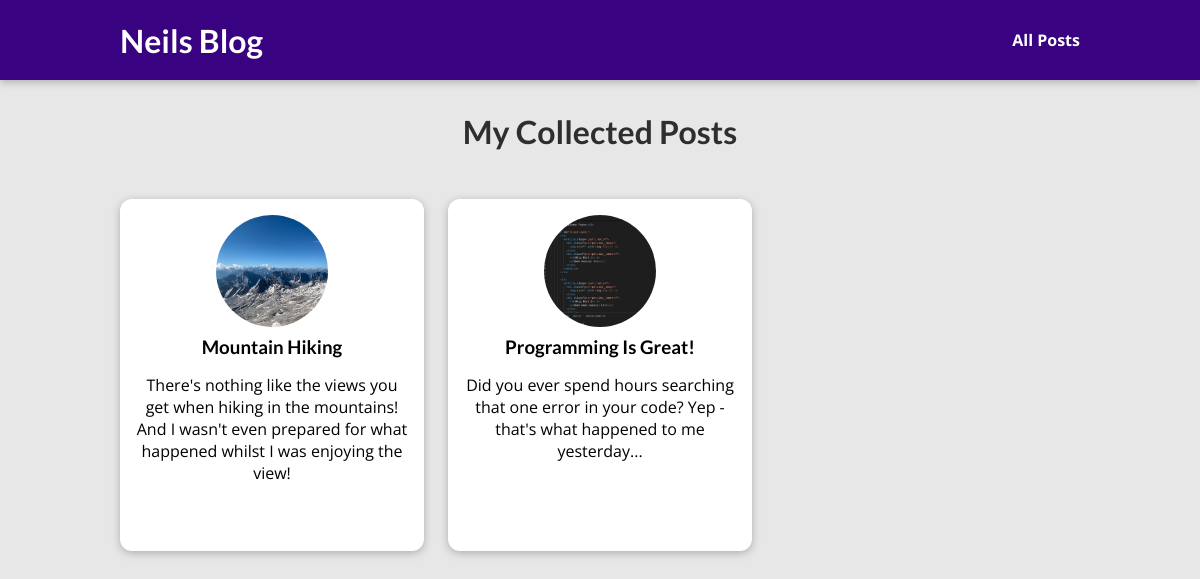
Page /posts on the earlier database version.
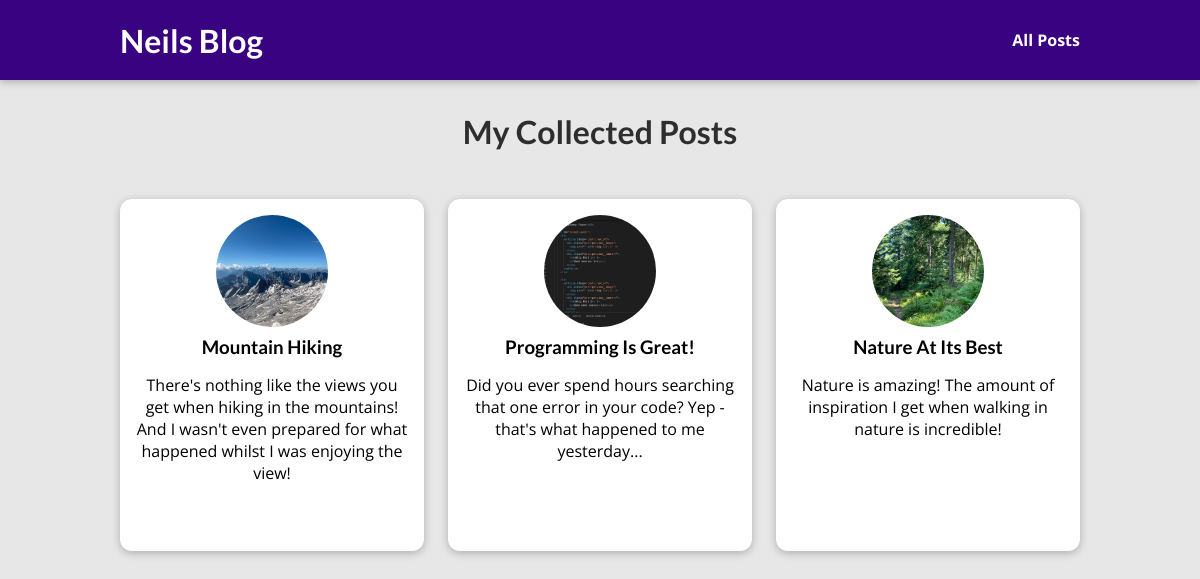
Same page on the later database version.
### blog/models.py (models this page shows, shortened)
class Post(models.Model):
    title = models.CharField(max_length=150)
    excerpt = models.CharField(max_length=200)
    image_name = models.CharField(max_length=100)
    date = models.DateField(auto_now=True)
    slug = models.SlugField(unique=True, db_index=True)
    content = models.TextField(validators=[MinLengthValidator(10)])
    author = models.ForeignKey(Author, on_delete=models.SET_NULL, null=True, related_name="posts")
    tags = models.ManyToManyField(Tag)

### blog/views.py (the view)
# urls.py: path("posts", views.posts, name="posts-page"),
def posts(request):
    all_posts = Post.objects.all().order_by("-date")
    return render(request, "blog/all-posts.html", {
        "all_posts": all_posts
    })

### blog/templates/blog/all-posts.html (shortened to what this page needs)
{% extends 'base.html' %}
{% load static %}
{% block css_files %}
<link rel="stylesheet" href="{% static 'blog/post.css' %}">
<link rel="stylesheet" href="{% static 'blog/all-posts.css' %}">
{% endblock css_files %}
{% block content %}
<section id="all-posts">
    <h2>My Collected Posts</h2>
    <ul>
        {% for post in all_posts %}
            {% include "blog/includes/post.html" %}
        {% endfor %}
    </ul>
</section>
{% endblock content %}

### templates/base.html (shortened to what this page needs)
{% load static %}
<!doctype html>
<html lang="en">
<head>
    <link rel="stylesheet" href="{% static 'app.css' %}">
    {% block css_files %}{% endblock %}
</head>
<body>
    <header id="main-navigation">
        <h1><a href="{% url 'starting-page' %}">Neils Blog</a></h1>
        <nav>
            <a href="{% url 'posts-page' %}">All Posts</a>
        </nav>
    </header>
    {% block content %}
    {% endblock %}
</body>
</html>

### blog/templates/blog/includes/post.html
{% load static %}
<li>
    <article class="post">
        <a href="{% url 'post-detail-page' post.slug %}">
            <img src="{% static 'blog/images/'|add:post.image_name %}" alt="{{ post.title }}">
            <div class="post_content">
                <h3>{{ post.title }}</h3>
                <p>{{ post.excerpt }}</p>
            </div>
        </a>
    </article>
</li>

### static/app.css (style rules this page uses)
* { box-sizing: border-box; }
html { font-family: 'Open Sans', 'Lato', sans-serif; }
body { margin: 0; }
h1, h2, h3 { font-family: 'Lato', sans-serif; font-weight: bold; }
#main-navigation { width: 100%; height: 5rem; display: flex; justify-content: space-between; align-items: center; padding: 0 10%; position: absolute; top: 0; left: 0; }
#main-navigation a { text-decoration: none; color: white; font-weight: bold; }

### blog/static/blog/post.css (style rules this page uses)
.post { display: flex; flex-direction: column; align-items: center; text-align: center; }
.post a { text-decoration: none; color: black; transition: all 0.2s ease; padding: 1rem; }
.post img { width: 5rem; height: 5rem; object-fit: cover; border-radius: 50%; }
.post h3 { margin: 0.25rem 0; }

### blog/static/blog/all-posts.css (style rules this page uses)
body { background-color: #e7e7e7; }
#main-navigation { background-color: #390281; box-shadow: 0 2px 8px rgba(0, 0, 0, 0.25); }
#all-posts { margin: 7rem auto; width: 90%; max-width: 60rem; }
#all-posts h2 { text-align: center; font-size: 2rem; color: #2e2e2e; margin: 3rem 0; }
ul { list-style: none; margin: 0; padding: 0; display: grid; grid-template-columns: repeat(auto-fill, minmax(17rem, 1fr)); gap: 1.5rem; }
.post img { width: 7rem; height: 7rem; }
.post a { height: 22rem; transform-origin: center; box-shadow: 0 2px 8px rgba(0, 0, 0, 0.25); border-radius: 12px; background-color: white; }

Differences in the rows shown:
added Post: image_name (picture), title "Nature At Its Best", excerpt "Nature is amazing! The amount of inspiration I get when walking in nature is incredible!"
